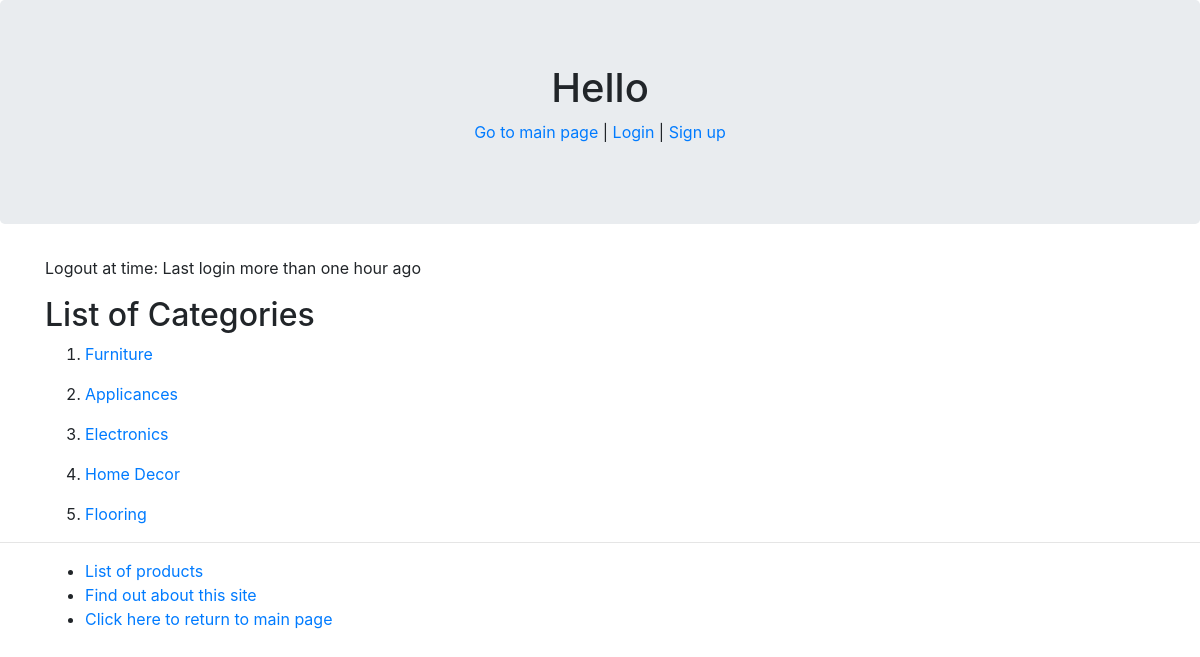
The page /myapp/ on the database its author committed.
### myapp/models.py (models this page shows, shortened)
class Category(models.Model):
    name = models.CharField(max_length=200)
    warehouse = models.CharField(max_length=100)

### myapp/views.py (the view, shortened to what this page needs)
def index(request):
    flag = ''
    now = datetime.datetime.now()
    if 'last_login' in request.session.keys():
        last_login = pd.to_datetime(request.session.get('last_login'))
        flag = last_login
        msg = last_login
    else:
        msg = 'Last login more than one hour ago'
    cat_list = Category.objects.all().order_by('id')[:10]
    response = render(request, 'myapp/index.html', {'cat_list': cat_list, 'msg': msg})
    response.set_cookie('last_activity', flag)
    print(request.COOKIES)
    return response

### myapp/templates/myapp/index.html
{% extends 'myapp/base.html' %}
{% block body_block %}
    {% if not request.session.last_login %}
        <p>Logout at time: {{ msg }}</p>
    {% else %}
        <p>Login at time: {{ msg }}</p>
    {% endif %}
    {% if cat_list %}
        <h2>List of Categories</h2>
            <ol>
                {% for cat in cat_list %}
                    <li>
                        <a href="{% url 'myapp:detail' cat.pk %}">
                            <p>{{ cat.name }}</p>
                        </a>
                    </li>
                {% endfor %}
            </ol>
        {% else %}
            <strong>There is no available Categories!</strong>
    {% endif %}
{% endblock %}

### rows shown on the page
Category: name "Furniture"
Category: name "Applicances"
Category: name "Electronics"
Category: name "Home Decor"
Category: name "Flooring"

### other values the page prints
{{ msg }} "Last login more than one hour ago"
